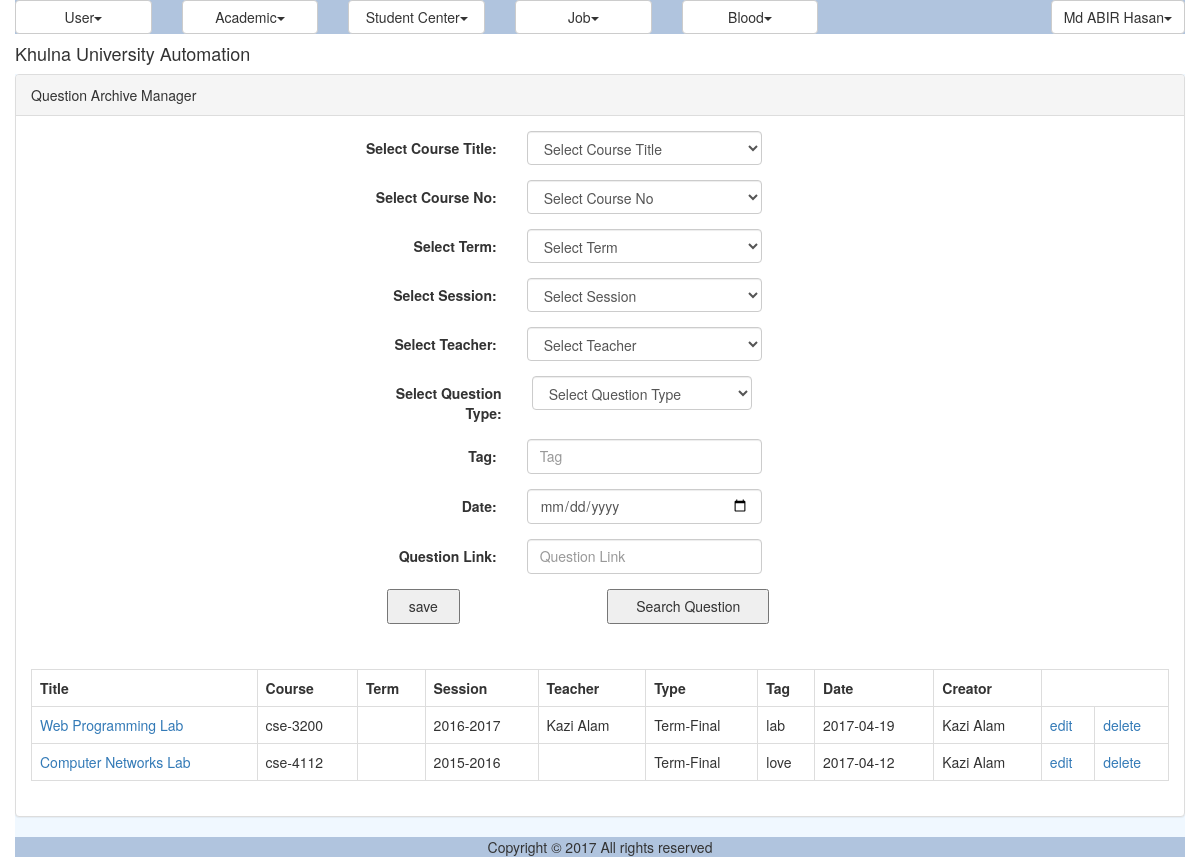
The page /dgted/question.php (signed in) on the database its author committed.
### tables this page shows
CREATE TABLE `qms_question_archive` (
  `ID` varchar(40) NOT NULL,
  `Title` varchar(50) NOT NULL,
  `CourseID` varchar(40) NOT NULL,
  `TermID` varchar(40) NOT NULL,
  `SessionID` varchar(40) NOT NULL,
  `TeacherID` varchar(40) NOT NULL,
  `Type` varchar(20) NOT NULL,
  `Tag` varchar(200) NOT NULL,
  `QuestionDate` date NOT NULL,
  `Link` varchar(300) NOT NULL,
  `CreatorID` varchar(40) NOT NULL
);

CREATE TABLE IF NOT EXISTS `reg_course` (
  `ID` varchar(40) NOT NULL,
  `CourseNo` varchar(40) NOT NULL,
  `Title` varchar(100) NOT NULL,
  `Credit` double NOT NULL,
  `CourseTypeID` varchar(40) NOT NULL,
  `DisciplineID` varchar(40) NOT NULL,
  `IsDeleted` tinyint(1) NOT NULL,
  PRIMARY KEY (`ID`)
);

CREATE TABLE IF NOT EXISTS `reg_registration_session` (
  `ID` varchar(40) NOT NULL,
  `Name` varchar(30) NOT NULL,
  PRIMARY KEY (`ID`)
);

CREATE TABLE IF NOT EXISTS `ums_user` (
  `ID` varchar(40) NOT NULL,
  `UniversityID` varchar(20) NOT NULL,
  `Email` varchar(50) NOT NULL,
  `Password` varchar(255) NOT NULL,
  `FirstName` varchar(50) DEFAULT NULL,
  `MiddleName` varchar(50) DEFAULT NULL,
  `LastName` varchar(50) DEFAULT NULL,
  `DisciplineID` varchar(40) DEFAULT NULL,
  `Status` varchar(20) DEFAULT NULL,
  `IsLogged` varchar(10) DEFAULT NULL,
  `IsArchived` varchar(10) DEFAULT NULL,
  `IsDeleted` varchar(10) DEFAULT NULL,
  PRIMARY KEY (`ID`),
  UNIQUE KEY `Email` (`Email`),
  UNIQUE KEY `UniversityID` (`UniversityID`)
);

### dgted/modules/question/ui/view.question.inc (the view, shortened to what the rows shown need)
<?php
include_once 'blade/view.question.blade.inc';
include_once COMMON.'class.common.inc';
include_once COMMON.'class.common.question.inc';
?>
<div class="panel panel-default">
	<div class="panel-body">
	<table class="table table-bordered">
	<?php
	$Result = $_QuestionBAO->getAllQuestions();
	if($Result->getIsSuccess()){
		$QuestionList = $Result->getResultObject();
	?>
		<tr>
			<th>Title </th>
			<th>Course </th>
			<th>Term </th>
			<th>Session </th>
			<th>Teacher </th>
			<th>Type</th>
			<th>Tag</th>
			<th>Date</th>
			<th>Creator</th>
		</tr>
		<?php
		for($i = 0; $i < sizeof($QuestionList); $i++) {
			$Question = $QuestionList[$i];
			?>
		    <tr>
			    <td><a href="<?php echo $Question->getLink(); ?>" target="_blank"> <?php echo $_QuestionBAO->getTitleFromID( $Question->getTitle());?> </a></td>
			    <td><?php echo $_QuestionBAO->getCourseFromID($Question->getCourse());?></td>
			    <td><?php echo $_QuestionBAO->getTermFromID($Question->getTerm()); ?></td>
			    <td><?php echo $_QuestionBAO->getSessionFromID($Question->getSession()); ?></td>
			    <td><?php echo $_QuestionBAO->getTeacherFromID($Question->getTeacher()); ?></td>
			    <td><?php echo $Question->getType(); ?></td>
			    <td><?php echo $Question->getTag(); ?></td>
			    <td><?php echo $Question->getQuestionDate(); ?></td>
			    <td><?php echo $_QuestionBAO->getTeacherFromID($Question->getCreator()); ?></td>
			    <td><a href="?edit=<?php echo $Question->getID(); ?>" onclick="return confirm('sure to edit !'); " >edit</a></td>
			    <td><a href="?del=<?php echo $Question->getID(); ?>" onclick="return confirm('sure to delete !'); " >delete</a></td>
		    </tr>
	    <?php
		}
	}
	else{
		echo $Result->getResultObject();
	}
	?>
	</table>
	</div>
</div>

### rows shown on the page
qms_question_archive: Title.Title "Web Programming Lab", CourseID.CourseNo "cse-3200", SessionID.Name "2016-2017", TeacherID.LastName "Kazi Alam", Type "Term-Final", Tag "lab", QuestionDate "2017-04-19", CreatorID.LastName "Kazi Alam"
qms_question_archive: Title.Title "Computer Networks Lab", CourseID.CourseNo "cse-4112", SessionID.Name "2015-2016", Type "Term-Final", Tag "love", QuestionDate "2017-04-12", CreatorID.LastName "Kazi Alam"

### other values the page prints
$globalMenu[$i]->getTitle() "User Academic Student Center Job Blood"
$CurrentUser->getFullName() "Md ABIR Hasan"
